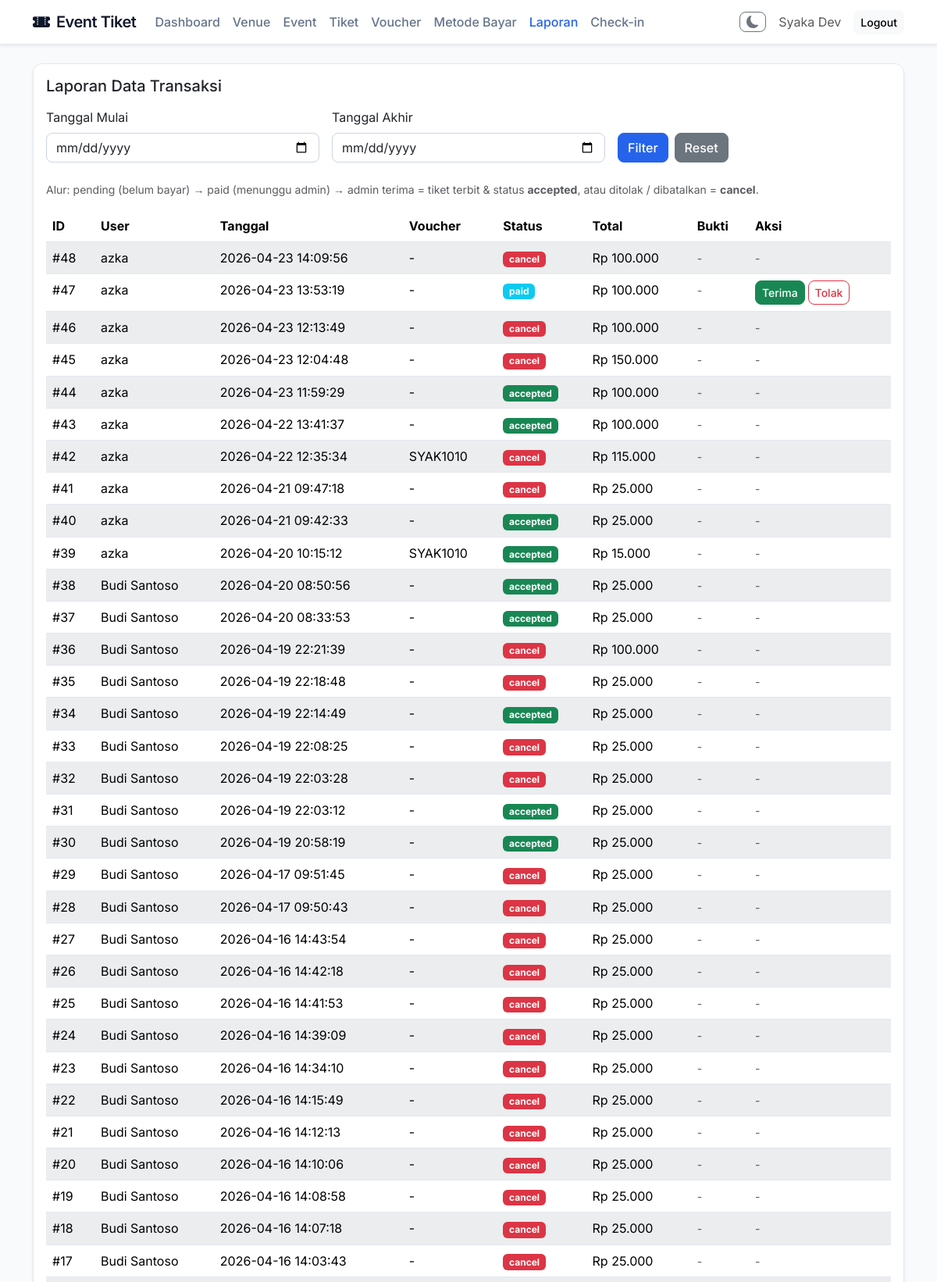
Screenshot of /index.php?page=report_transaksi (signed in, upper part) with the database file from the repository.
### tables this page shows
CREATE TABLE `orders` (
  `id_order` int NOT NULL,
  `id_user` int DEFAULT NULL,
  `tanggal_order` datetime DEFAULT CURRENT_TIMESTAMP,
  `total` int NOT NULL,
  `status` enum('pending','paid','cancel') DEFAULT 'pending',
  `id_voucher` int DEFAULT NULL,
  `id_metode` int DEFAULT NULL,
  `bukti_pembayaran` varchar(255) DEFAULT NULL
);

CREATE TABLE `users` (
  `id_user` int NOT NULL,
  `nama` varchar(100) NOT NULL,
  `email` varchar(100) NOT NULL,
  `password` varchar(255) NOT NULL,
  `role` enum('user','petugas','admin') NOT NULL
);

CREATE TABLE `voucher` (
  `id_voucher` int NOT NULL,
  `kode_voucher` varchar(20) NOT NULL,
  `potongan` int NOT NULL,
  `kuota` int NOT NULL,
  `status` enum('aktif','nonaktif') NOT NULL
);

### proses/bootstrap.php (called while the page is built, shortened)
<?php
function e(string $value): string
{
    return htmlspecialchars($value, ENT_QUOTES, 'UTF-8');
}

### views/admin/report_transaksi.php (the view, shortened to what this page needs)
<?php
$start_date = $_GET['start_date'] ?? '';
$end_date = $_GET['end_date'] ?? '';
$params = [];
$whereClause = "";
$stmt = $pdo->prepare("
    SELECT o.id_order, o.tanggal_order, o.total, o.status, u.nama, v.kode_voucher,
           (SELECT COUNT(*) FROM attendee a JOIN order_detail od ON od.id_detail=a.id_detail WHERE od.id_order = o.id_order) as ticket_count,
           p.bukti_pembayaran
    FROM orders o
    JOIN users u ON u.id_user=o.id_user
    LEFT JOIN voucher v ON v.id_voucher=o.id_voucher
    LEFT JOIN pembayaran p ON p.id_order=o.id_order
    $whereClause
    ORDER BY o.id_order DESC
");
$stmt->execute($params);
$rows = $stmt->fetchAll();
?>
<div class="card card-modern">
    <div class="card-body">
        <h5 class="mb-3">Laporan Data Transaksi</h5>
        <form method="GET" action="index.php" class="row g-3 mb-4" id="filterForm">
            <div class="col-md-4">
                <label for="start_date" class="form-label">Tanggal Mulai</label>
                <input type="date" class="form-control" id="start_date" name="start_date" value="<?= e($start_date) ?>">
            </div>
            <div class="col-md-4">
                <label for="end_date" class="form-label">Tanggal Akhir</label>
                <input type="date" class="form-control" id="end_date" name="end_date" value="<?= e($end_date) ?>">
            </div>
            <div class="col-md-4 d-flex align-items-end">
                <button type="submit" class="btn btn-primary me-2">Filter</button>
                <a href="index.php?page=report_transaksi" class="btn btn-secondary">Reset</a>
            </div>
        </form>
        <p class="text-muted mb-3 small">Alur: pending (belum bayar) → paid (menunggu admin) → admin terima = tiket terbit &amp; status <strong>accepted</strong>, atau ditolak / dibatalkan = <strong>cancel</strong>.</p>
        <div class="table-responsive">
            <table id="table-transaksi" class="table table-striped">
                <thead><tr><th>ID</th><th>User</th><th>Tanggal</th><th>Voucher</th><th>Status</th><th>Total</th><th>Bukti</th><th>Aksi</th></tr></thead>
                <tbody>
                <?php foreach ($rows as $r): ?>
                    <?php
                        $displayStatus = $r['status'];
                        if ($r['status'] === 'paid' && $r['ticket_count'] > 0) {
                            $displayStatus = 'accepted';
                        }
                        $badge = 'secondary';
                        if ($displayStatus === 'pending') {
                            $badge = 'warning';
                        } elseif ($displayStatus === 'paid') {
                            $badge = 'info';
                        } elseif ($displayStatus === 'accepted') {
                            $badge = 'success';
                        } elseif ($displayStatus === 'cancel') {
                            $badge = 'danger';
                        }
                    ?>
                    <tr>
                        <td>#<?= (int)$r['id_order'] ?></td>
                        <td><?= e($r['nama']) ?></td>
                        <td><?= e($r['tanggal_order']) ?></td>
                        <td><?= e((string)($r['kode_voucher'] ?? '-')) ?></td>
                        <td><span class="badge bg-<?= $badge ?>"><?= e($displayStatus) ?></span></td>
                        <td>Rp <?= number_format((float)$r['total'], 0, ',', '.') ?></td>
                        <td>
                            <?php if (!empty($r['bukti_pembayaran'])): ?>
                                <a href="img/bukti-pembayaran/<?= e($r['bukti_pembayaran']) ?>" target="_blank" class="btn btn-sm btn-outline-primary">Lihat</a>
                            <?php else: ?>
                                <span class="text-muted small">-</span>
                            <?php endif; ?>
                        </td>
                        <td>
                            <?php if ($displayStatus === 'paid'): ?>
                                <div class="d-flex flex-wrap gap-1">
                                <form method="post"
                                      action="index.php?action=accept_order&page=report_transaksi"
                                      data-confirm-title="Terima pembayaran"
                                      data-confirm-message="Terima pembayaran dan terbitkan tiket untuk order ini?"
                                      data-confirm-ok-text="Ya, Terima"
                                      data-confirm-ok-class="btn btn-primary">
                                    <button type="submit" class="btn btn-sm btn-success">Terima</button>
                                </form>
                                <form method="post"
                                      action="index.php?action=reject_order&page=report_transaksi"
                                      data-confirm-title="Tolak pembayaran"
                                      data-confirm-message="Batalkan order ini dan kembalikan kuota voucher (jika ada)?"
                                      data-confirm-ok-text="Ya, Tolak"
                                      data-confirm-ok-class="btn btn-danger">
                                    <button type="submit" class="btn btn-sm btn-outline-danger">Tolak</button>
                                </form>
                                </div>
                            <?php else: ?>
                                <span class="text-muted small">-</span>
                            <?php endif; ?>
                        </td>
                    </tr>
                <?php endforeach; ?>
                </tbody>
            </table>
        </div>
    </div>
</div>
<link rel="stylesheet" href="https://cdn.datatables.net/2.0.5/css/dataTables.bootstrap5.css">
<link rel="stylesheet" href="https://cdn.datatables.net/buttons/3.0.2/css/buttons.bootstrap5.css">

### views/template/header.php (style rules this page uses)
body { background: #f8fafc; color: #334155; font-family: 'Inter', sans-serif; }
.card-modern { background: #ffffff; border: 1px solid #e2e8f0; border-radius: 12px; box-shadow: 0 4px 6px -1px rgba(0, 0, 0, 0.05), 0 2px 4px -1px rgba(0, 0, 0, 0.03); }
.btn { border-radius: 8px; font-weight: 500; }
.btn-primary { background: #2563eb; border-color: #2563eb; }
.table { color: #334155; }
.table td, .table th { border-bottom: 1px solid #e2e8f0; background: #ffffff !important; }
.table-striped>tbody>tr:nth-of-type(odd)>* { background-color: #f8fafc !important; }
input.form-control, select.form-select, textarea.form-control { border: 1px solid #cbd5e1; border-radius: 8px; background: #ffffff; }

### rows the page displays
orders: id_order "48", id_user.nama "azka", tanggal_order "2026-04-23 14:09:56", kode_voucher "-", status "cancel", total "100.000"
orders: id_order "47", id_user.nama "azka", tanggal_order "2026-04-23 13:53:19", kode_voucher "-", status "paid", total "100.000"
orders: id_order "46", id_user.nama "azka", tanggal_order "2026-04-23 12:13:49", kode_voucher "-", status "cancel", total "100.000"
orders: id_order "45", id_user.nama "azka", tanggal_order "2026-04-23 12:04:48", kode_voucher "-", status "cancel", total "150.000"
orders: id_order "44", id_user.nama "azka", tanggal_order "2026-04-23 11:59:29", kode_voucher "-", displayStatus "accepted", total "100.000"
orders: id_order "43", id_user.nama "azka", tanggal_order "2026-04-22 13:41:37", kode_voucher "-", displayStatus "accepted", total "100.000"
orders: id_order "42", id_user.nama "azka", tanggal_order "2026-04-22 12:35:34", id_voucher.kode_voucher "SYAK1010", status "cancel", total "115.000"
orders: id_order "41", id_user.nama "azka", tanggal_order "2026-04-21 09:47:18", kode_voucher "-", status "cancel", total "25.000"
orders: id_order "40", id_user.nama "azka", tanggal_order "2026-04-21 09:42:33", kode_voucher "-", displayStatus "accepted", total "25.000"
orders: id_order "39", id_user.nama "azka", tanggal_order "2026-04-20 10:15:12", id_voucher.kode_voucher "SYAK1010", displayStatus "accepted", total "15.000"
orders: id_order "38", id_user.nama "Budi Santoso", tanggal_order "2026-04-20 08:50:56", kode_voucher "-", displayStatus "accepted", total "25.000"
orders: id_order "37", id_user.nama "Budi Santoso", tanggal_order "2026-04-20 08:33:53", kode_voucher "-", displayStatus "accepted", total "25.000"
orders: id_order "36", id_user.nama "Budi Santoso", tanggal_order "2026-04-19 22:21:39", kode_voucher "-", status "cancel", total "100.000"
orders: id_order "35", id_user.nama "Budi Santoso", tanggal_order "2026-04-19 22:18:48", kode_voucher "-", status "cancel", total "25.000"
orders: id_order "34", id_user.nama "Budi Santoso", tanggal_order "2026-04-19 22:14:49", kode_voucher "-", displayStatus "accepted", total "25.000"
orders: id_order "33", id_user.nama "Budi Santoso", tanggal_order "2026-04-19 22:08:25", kode_voucher "-", status "cancel", total "25.000"
orders: id_order "32", id_user.nama "Budi Santoso", tanggal_order "2026-04-19 22:03:28", kode_voucher "-", status "cancel", total "25.000"
orders: id_order "31", id_user.nama "Budi Santoso", tanggal_order "2026-04-19 22:03:12", kode_voucher "-", displayStatus "accepted", total "25.000"
orders: id_order "30", id_user.nama "Budi Santoso", tanggal_order "2026-04-19 20:58:19", kode_voucher "-", displayStatus "accepted", total "25.000"
orders: id_order "29", id_user.nama "Budi Santoso", tanggal_order "2026-04-17 09:51:45", kode_voucher "-", status "cancel", total "25.000"
orders: id_order "28", id_user.nama "Budi Santoso", tanggal_order "2026-04-17 09:50:43", kode_voucher "-", status "cancel", total "25.000"
orders: id_order "27", id_user.nama "Budi Santoso", tanggal_order "2026-04-16 14:43:54", kode_voucher "-", status "cancel", total "25.000"
orders: id_order "26", id_user.nama "Budi Santoso", tanggal_order "2026-04-16 14:42:18", kode_voucher "-", status "cancel", total "25.000"
orders: id_order "25", id_user.nama "Budi Santoso", tanggal_order "2026-04-16 14:41:53", kode_voucher "-", status "cancel", total "25.000"
orders: id_order "24", id_user.nama "Budi Santoso", tanggal_order "2026-04-16 14:39:09", kode_voucher "-", status "cancel", total "25.000"
orders: id_order "23", id_user.nama "Budi Santoso", tanggal_order "2026-04-16 14:34:10", kode_voucher "-", status "cancel", total "25.000"
orders: id_order "22", id_user.nama "Budi Santoso", tanggal_order "2026-04-16 14:15:49", kode_voucher "-", status "cancel", total "25.000"
orders: id_order "21", id_user.nama "Budi Santoso", tanggal_order "2026-04-16 14:12:13", kode_voucher "-", status "cancel", total "25.000"
orders: id_order "20", id_user.nama "Budi Santoso", tanggal_order "2026-04-16 14:10:06", kode_voucher "-", status "cancel", total "25.000"
orders: id_order "19", id_user.nama "Budi Santoso", tanggal_order "2026-04-16 14:08:58", kode_voucher "-", status "cancel", total "25.000"
orders: id_order "18", id_user.nama "Budi Santoso", tanggal_order "2026-04-16 14:07:18", kode_voucher "-", status "cancel", total "25.000"
orders: id_order "17", id_user.nama "Budi Santoso", tanggal_order "2026-04-16 14:03:43", kode_voucher "-", status "cancel", total "25.000"

### other values shown
$_SESSION['name'] "Syaka Dev"
